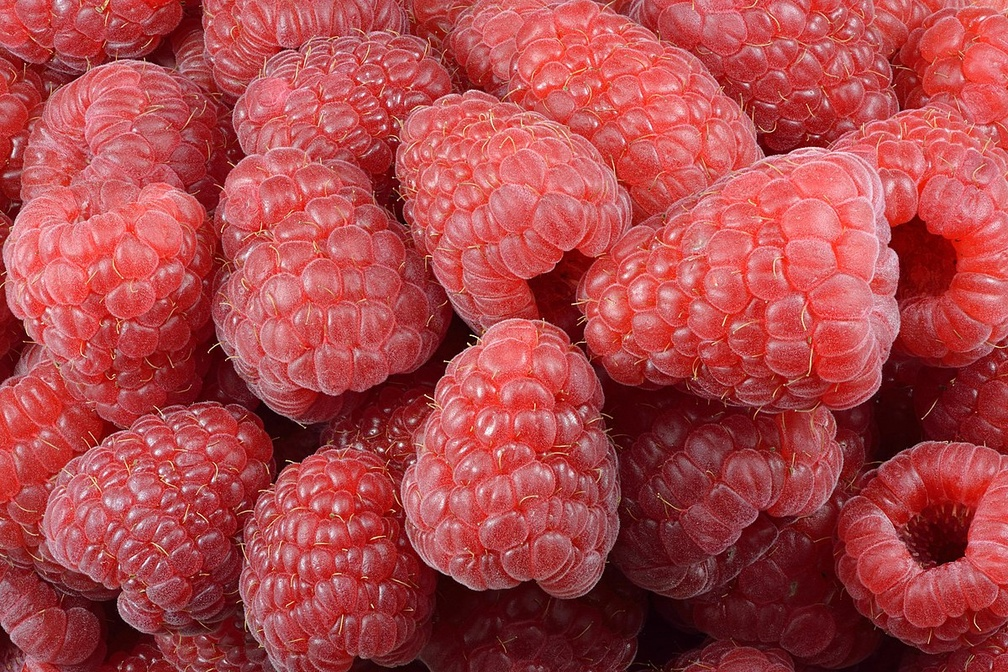
#> input picture ANN/images/Raspberry.jpg, 1008 x 672 px, shrunk from 1200 x 800 before the run
$ jupyter execute Histogram_rgb.ipynb
#> lines starting #> are read from the running program, lines starting #| are printed output that depends on the picture
[cell 1]
import numpy
import skimage.io
import matplotlib.pyplot

[cell 2]
raspberry = skimage.io.imread(fname="images/Raspberry.jpg",)
#> raspberry is the input picture: shape (672, 1008, 3); mean R, G, B 171.5, 69.1, 72.5
mango = skimage.io.imread(fname="images/Mango.jpg")
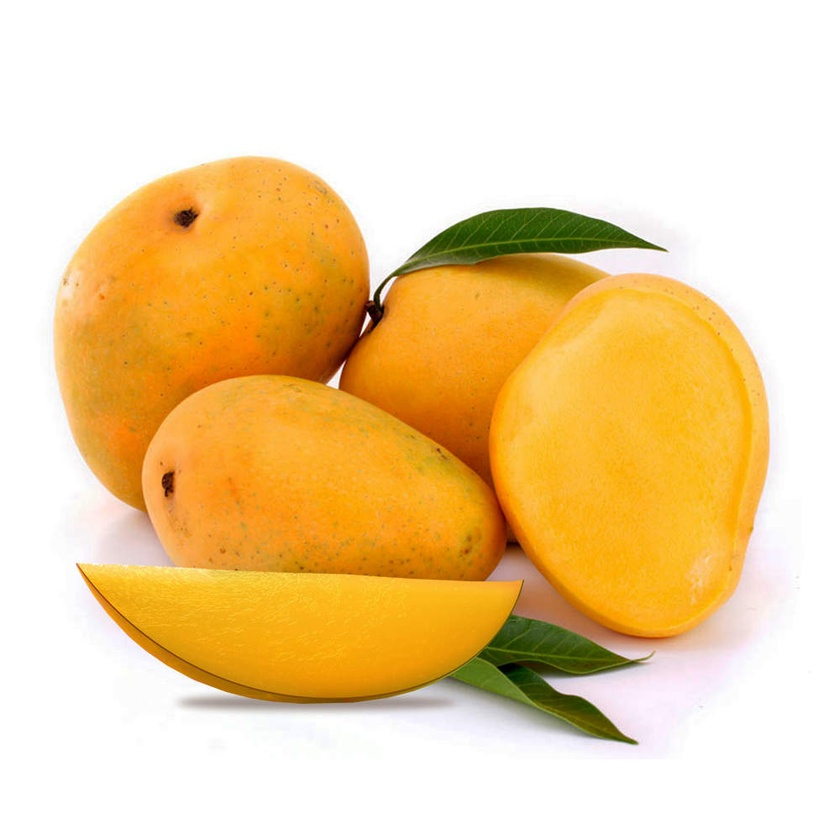
#> input picture ANN/images/Mango.jpg, 840 x 840 px, shrunk from 1000 x 1000 before the run
#> mango is the input picture: shape (840, 840, 3); mean R, G, B 240.9, 209.8, 158

fruits_data=[raspberry,mango]
fruits=["raspberry","mango"]
idx=0

for fruit_data in fruits_data:
    fruit=fruits[idx]

    for ch_num in range(3):
        hist=numpy.histogram(a=fruit_data[:,:,ch_num], bins=256)
        matplotlib.pyplot.bar(x=numpy.arange(256),height=hist[0])
        matplotlib.pyplot.savefig("histogram/"+fruit+"-histogram-channel-"+str(ch_num)+".jpg", bbox_inches="tight")
        matplotlib.pyplot.close("all")
    idx+=1
#> this loop made 2 passes
#> (fruit, idx) on passes 1 to 2: ('raspberry', 1), ('mango', 2)
#> pass 1, `matplotlib.pyplot.savefig("histogram/"+fruit+"-histogram-channel-"+str..`:
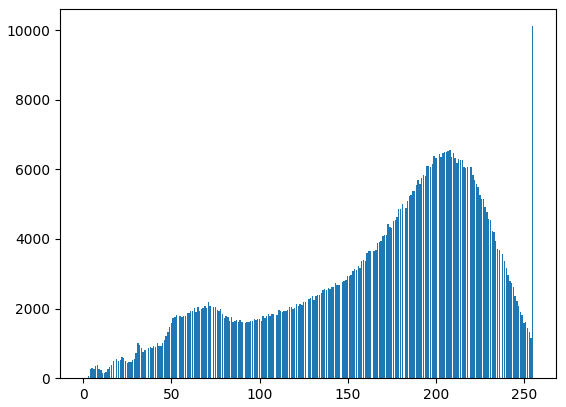
#> figure drawn by matplotlib, 1 panel; tallest bar 10110 high, from x = 254.6 to 255.4
#> pass 1, `matplotlib.pyplot.savefig("histogram/"+fruit+"-histogram-channel-"+str..`:
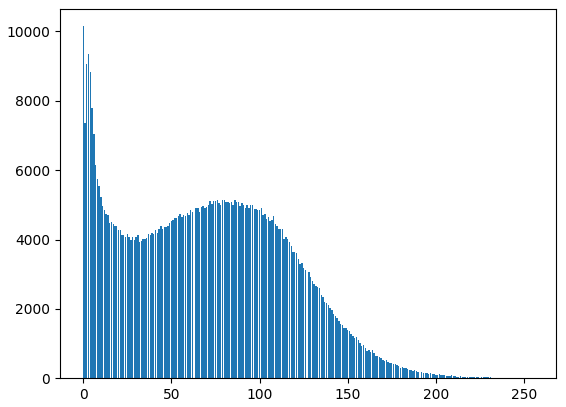
#> figure drawn by matplotlib, 1 panel; tallest bar 10152 high, from x = -0.4 to 0.4
#> pass 1, `matplotlib.pyplot.savefig("histogram/"+fruit+"-histogram-channel-"+str..`:
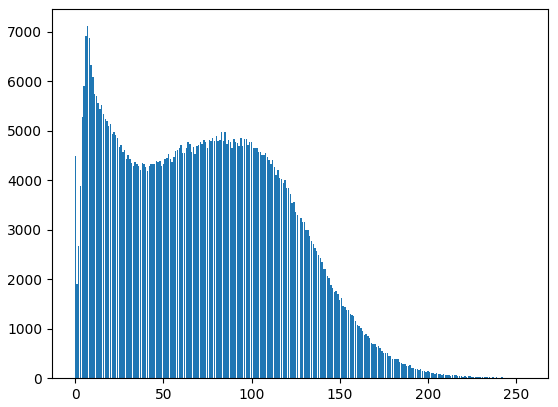
#> figure drawn by matplotlib, 1 panel; tallest bar 7108 high, from x = 6.6 to 7.4
#> pass 2, `matplotlib.pyplot.savefig("histogram/"+fruit+"-histogram-channel-"+str..`:
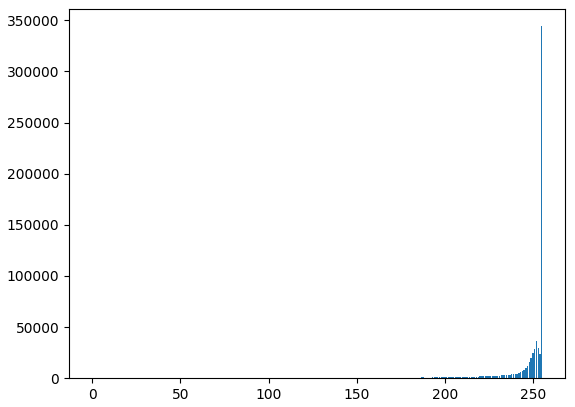
#> figure drawn by matplotlib, 1 panel; tallest bar 344283 high, from x = 254.6 to 255.4
#> pass 2, `matplotlib.pyplot.savefig("histogram/"+fruit+"-histogram-channel-"+str..`:
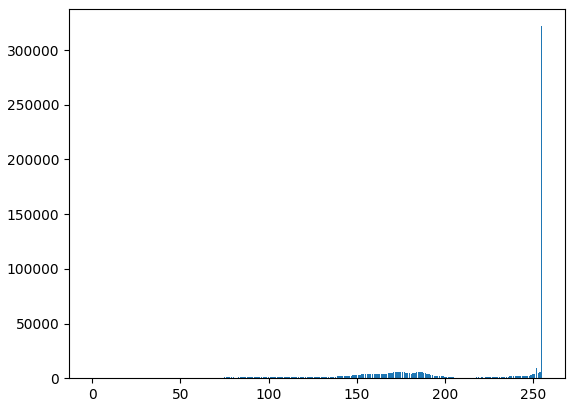
#> figure drawn by matplotlib, 1 panel; tallest bar 321857 high, from x = 254.6 to 255.4
#> after the loop, idx = 2
